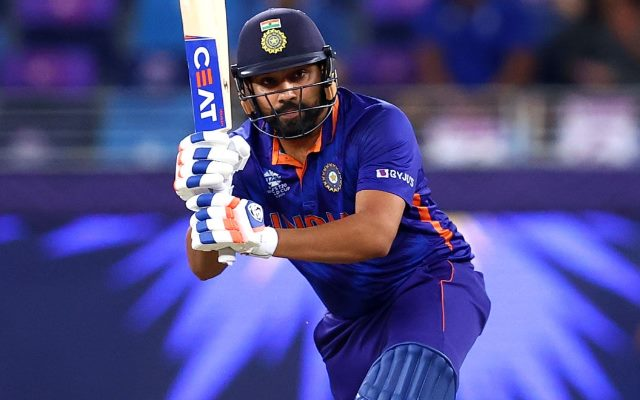
#> input picture rohit.jpg, 640 x 400 px, found by its file name
$ python transformations.py
#> lines starting #> are read from the running program, lines starting #| are printed output that depends on the picture
import cv2 as cv
import numpy as np

img = cv.imread('images/rohit.jpg')
#> img is the input picture: shape (400, 640, 3); mean B, G, R 138.3, 75.2, 77.8
cv.imshow('Park', img)

# Translation
def translate(img, x, y):
#> called with x = -100, y = 100
    transMat = np.float32([[1,0,x],[0,1,y]])
    dimensions = (img.shape[1], img.shape[0])
#> dimensions = (640, 400)
    return cv.warpAffine(img, transMat, dimensions)
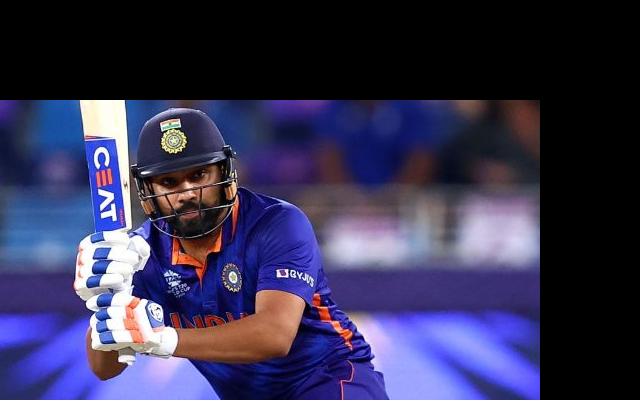
#> returned value: shape (400, 640, 3); mean of channels 0, 1, 2 84.5, 50.8, 54; drawn as B, G, R

# -x --> Left
# -y --> Up
# x --> Right
# y --> Down

translated = translate(img, -100, 100)
cv.imshow('Translated', translated)

# Rotation
def rotate(img, angle, rotPoint=None):
#> called with angle = -45
    (height,width) = img.shape[:2]
#> height = 400; width = 640

    if rotPoint is None:
        rotPoint = (width//2,height//2)
#> rotPoint = (320, 200)

    rotMat = cv.getRotationMatrix2D(rotPoint, angle, 1.0)
    dimensions = (width,height)
#> dimensions = (640, 400)

    return cv.warpAffine(img, rotMat, dimensions)#for transforming
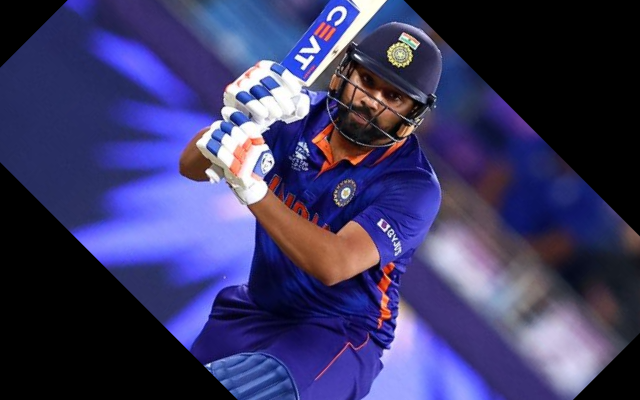
#> returned value: shape (400, 640, 3); mean of channels 0, 1, 2 102, 56.8, 59.9; drawn as B, G, R
    #Syntax: cv2.warpAffine(src, M, dsize, dst, flags, borderMode, borderValue)

# Parameters:
# src: input image.
# dst: output image that has the size dsize and the same type as src.
# M: transformation matrix.
# dsize: size of the output image.
# flags: combination of interpolation methods (see resize() ) and the optional flag
# WARP_INVERSE_MAP that means that M is the inverse transformation (dst->src).
# borderMode: pixel extrapolation method; when borderMode=BORDER_TRANSPARENT, it means that the pixels in the destination image corresponding to the “outliers” in the source image are not modified by the function.
# borderValue: value used in case of a constant border; by default, it is 0.

rotated = rotate(img, -45)
cv.imshow('Rotated', rotated)

rotated_rotated = rotate(img, -90)
#> call 2 of rotate, with angle = -90
#> in rotate (call 2), `return cv.warpAffine(img, rotMat, dimensions)#for transforming`:
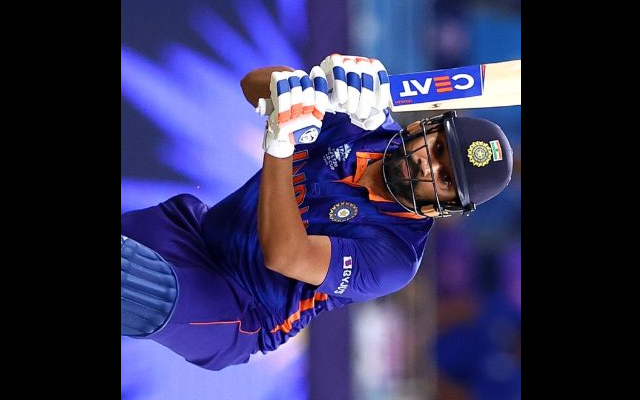
#> returned value: shape (400, 640, 3); mean of channels 0, 1, 2 89.1, 50.1, 52.3; drawn as B, G, R
cv.imshow('Rotated Rotated', rotated_rotated)

# Resizing
resized = cv.resize(img, (500,500), interpolation=cv.INTER_CUBIC)
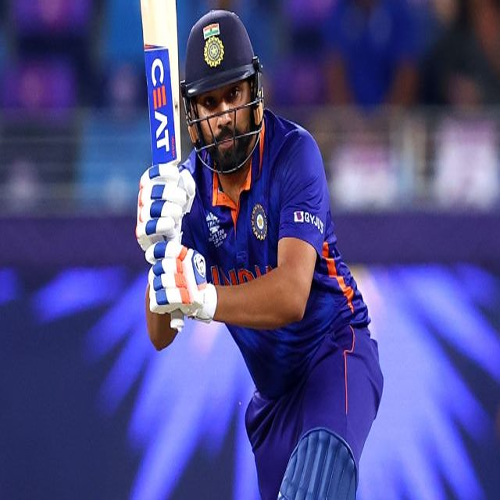
#> resized: shape (500, 500, 3); mean B, G, R 138.3, 75.2, 77.8
cv.imshow('Resized', resized)

# Flipping
flip = cv.flip(img, -1)
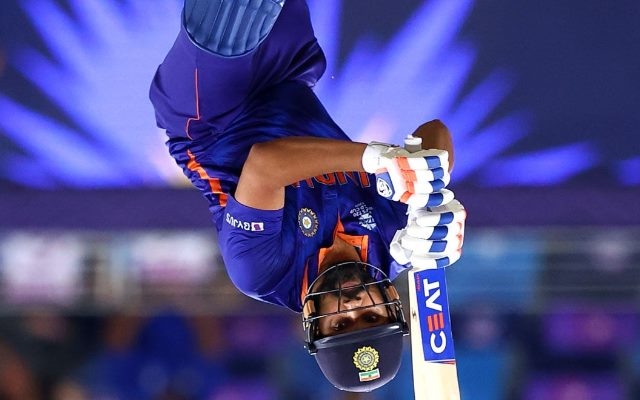
#> flip: shape (400, 640, 3); mean B, G, R 138.3, 75.2, 77.8
cv.imshow('Flip', flip)

# Cropping
cropped = img[200:400, 300:400]
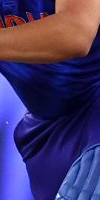
#> cropped: shape (200, 100, 3); mean B, G, R 104.9, 53.3, 67.4
cv.imshow('Cropped', cropped)


cv.waitKey(0)

$ run again, with Trump.jpg copied over rohit.jpg
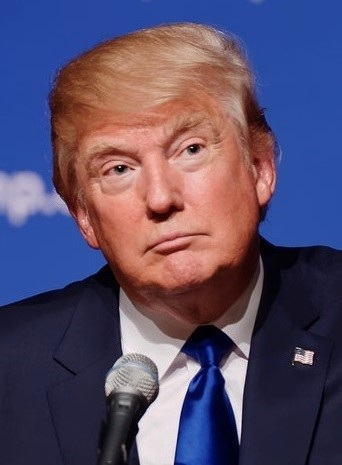
#> input picture Trump.jpg, 342 x 465 px, found by its file name
#> img is the input picture: shape (465, 342, 3); mean B, G, R 104.9, 77.8, 89.5
#> `flip = cv.flip(img, -1)`:
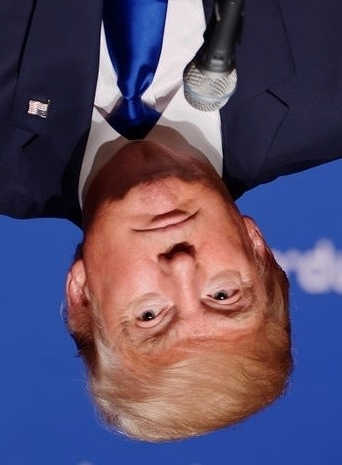
#> flip: shape (465, 342, 3); mean B, G, R 104.9, 77.8, 89.5
#> `cropped = img[200:400, 300:400]`:
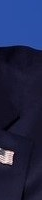
#> cropped: shape (200, 42, 3); mean B, G, R 74.5, 39, 32.4

$ run again, with dog.jpg copied over rohit.jpg
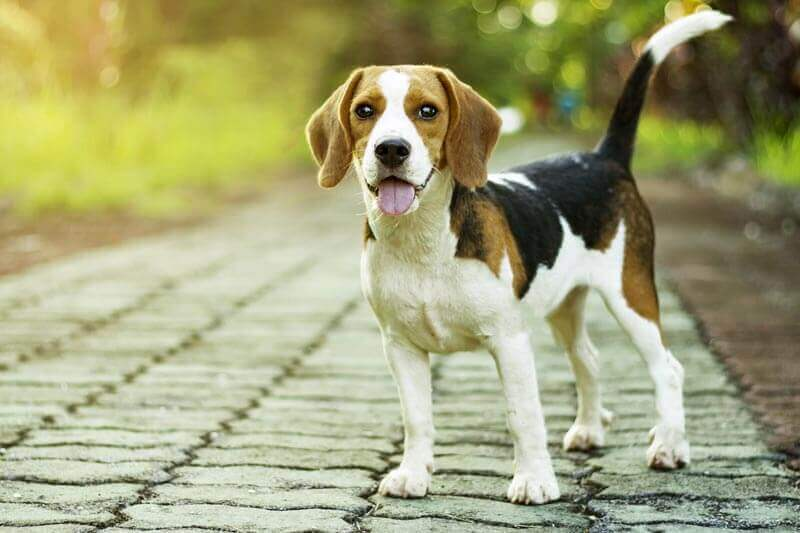
#> input picture dog.jpg, 800 x 533 px, found by its file name
#> img is the input picture: shape (533, 800, 3); mean B, G, R 119.4, 162.4, 161.9
#> `flip = cv.flip(img, -1)`:
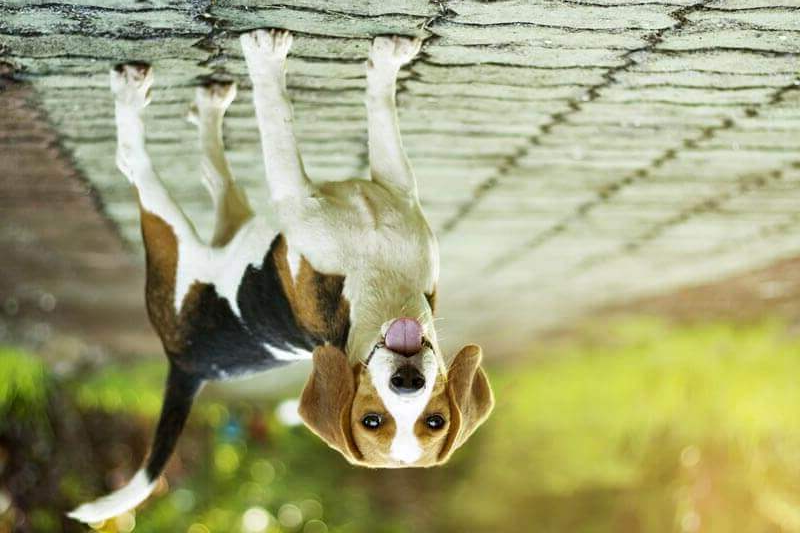
#> flip: shape (533, 800, 3); mean B, G, R 119.4, 162.4, 161.9
#> `cropped = img[200:400, 300:400]`:
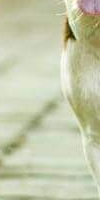
#> cropped: shape (200, 100, 3); mean B, G, R 171.6, 200.8, 196.9
